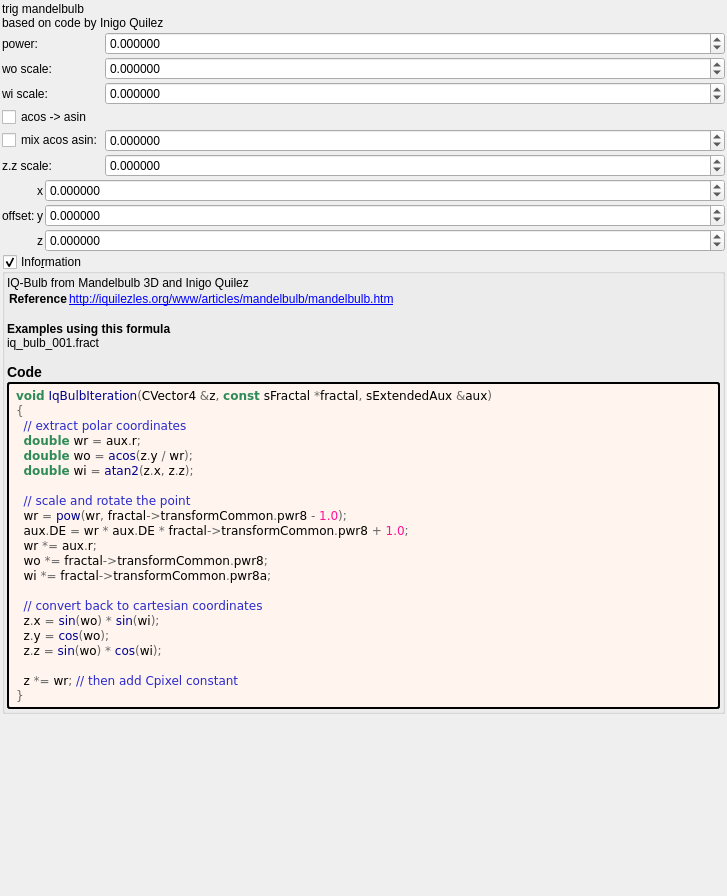
<?xml version="1.0" encoding="UTF-8"?>
<ui version="4.0">
 <class>Form</class>
 <widget class="QWidget" name="Form">
  <property name="geometry">
   <rect>
    <x>0</x>
    <y>0</y>
    <width>727</width>
    <height>896</height>
   </rect>
  </property>
  <property name="windowTitle">
   <string notr="true">iq_bulb</string>
  </property>
  <layout class="QVBoxLayout" name="verticalLayout">
   <property name="spacing">
    <number>2</number>
   </property>
   <property name="leftMargin">
    <number>2</number>
   </property>
   <property name="topMargin">
    <number>2</number>
   </property>
   <property name="rightMargin">
    <number>2</number>
   </property>
   <property name="bottomMargin">
    <number>2</number>
   </property>
   <item>
    <widget class="QLabel" name="label_9">
     <property name="text">
      <string>trig mandelbulb
based on code by Inigo Quilez</string>
     </property>
    </widget>
   </item>
   <item>
    <layout class="QGridLayout" name="gridLayout_3" columnstretch="0,1">
     <property name="spacing">
      <number>2</number>
     </property>
     <item row="4" column="1" rowspan="2">
      <widget class="MyDoubleSpinBox" name="spinbox_transf_scale_0">
       <property name="sizePolicy">
        <sizepolicy hsizetype="Minimum" vsizetype="Maximum">
         <horstretch>0</horstretch>
         <verstretch>0</verstretch>
        </sizepolicy>
       </property>
       <property name="prefix">
        <string/>
       </property>
       <property name="suffix">
        <string/>
       </property>
       <property name="decimals">
        <number>6</number>
       </property>
       <property name="minimum">
        <double>-99.989999999999995</double>
       </property>
       <property name="maximum">
        <double>99.989999999999995</double>
       </property>
       <property name="singleStep">
        <double>0.100000000000000</double>
       </property>
      </widget>
     </item>
     <item row="1" column="0">
      <widget class="QLabel" name="label_12">
       <property name="text">
        <string>wo scale:</string>
       </property>
      </widget>
     </item>
     <item row="4" column="0" rowspan="2">
      <widget class="MyCheckBox" name="checkBox_transf_function_enabledA_false">
       <property name="text">
        <string>mix acos asin:</string>
       </property>
      </widget>
     </item>
     <item row="0" column="1">
      <widget class="MyDoubleSpinBox" name="spinbox_power">
       <property name="sizePolicy">
        <sizepolicy hsizetype="Minimum" vsizetype="Maximum">
         <horstretch>0</horstretch>
         <verstretch>0</verstretch>
        </sizepolicy>
       </property>
       <property name="prefix">
        <string/>
       </property>
       <property name="suffix">
        <string/>
       </property>
       <property name="decimals">
        <number>6</number>
       </property>
       <property name="minimum">
        <double>-99.989999999999995</double>
       </property>
       <property name="maximum">
        <double>99.989999999999995</double>
       </property>
       <property name="singleStep">
        <double>0.100000000000000</double>
       </property>
      </widget>
     </item>
     <item row="2" column="1">
      <widget class="MyDoubleSpinBox" name="spinbox_transf_scaleA_1">
       <property name="sizePolicy">
        <sizepolicy hsizetype="Minimum" vsizetype="Maximum">
         <horstretch>0</horstretch>
         <verstretch>0</verstretch>
        </sizepolicy>
       </property>
       <property name="prefix">
        <string/>
       </property>
       <property name="suffix">
        <string/>
       </property>
       <property name="decimals">
        <number>6</number>
       </property>
       <property name="minimum">
        <double>-99.989999999999995</double>
       </property>
       <property name="maximum">
        <double>99.989999999999995</double>
       </property>
       <property name="singleStep">
        <double>0.100000000000000</double>
       </property>
      </widget>
     </item>
     <item row="3" column="0">
      <widget class="MyCheckBox" name="checkBox_transf_function_enabled_false">
       <property name="text">
        <string>acos -&gt; asin</string>
       </property>
      </widget>
     </item>
     <item row="0" column="0">
      <widget class="QLabel" name="label_14">
       <property name="text">
        <string>power:</string>
       </property>
      </widget>
     </item>
     <item row="1" column="1">
      <widget class="MyDoubleSpinBox" name="spinbox_transf_scaleB_1">
       <property name="sizePolicy">
        <sizepolicy hsizetype="Minimum" vsizetype="Maximum">
         <horstretch>0</horstretch>
         <verstretch>0</verstretch>
        </sizepolicy>
       </property>
       <property name="prefix">
        <string/>
       </property>
       <property name="suffix">
        <string/>
       </property>
       <property name="decimals">
        <number>6</number>
       </property>
       <property name="minimum">
        <double>-99.989999999999995</double>
       </property>
       <property name="maximum">
        <double>99.989999999999995</double>
       </property>
       <property name="singleStep">
        <double>0.100000000000000</double>
       </property>
      </widget>
     </item>
     <item row="2" column="0">
      <widget class="QLabel" name="label_15">
       <property name="text">
        <string>wi scale:</string>
       </property>
      </widget>
     </item>
     <item row="6" column="1">
      <widget class="MyDoubleSpinBox" name="spinbox_transf_scale_1">
       <property name="sizePolicy">
        <sizepolicy hsizetype="Minimum" vsizetype="Maximum">
         <horstretch>0</horstretch>
         <verstretch>0</verstretch>
        </sizepolicy>
       </property>
       <property name="prefix">
        <string/>
       </property>
       <property name="suffix">
        <string/>
       </property>
       <property name="decimals">
        <number>6</number>
       </property>
       <property name="minimum">
        <double>-99.989999999999995</double>
       </property>
       <property name="maximum">
        <double>99.989999999999995</double>
       </property>
       <property name="singleStep">
        <double>0.100000000000000</double>
       </property>
      </widget>
     </item>
     <item row="6" column="0">
      <widget class="QLabel" name="label_10">
       <property name="text">
        <string>z.z scale:</string>
       </property>
      </widget>
     </item>
    </layout>
   </item>
   <item>
    <layout class="QGridLayout" name="gridLayout_15" columnstretch="0,0,1">
     <property name="spacing">
      <number>2</number>
     </property>
     <item row="2" column="2">
      <widget class="MyDoubleSpinBox" name="spinbox3_transf_offset_000_z">
       <property name="sizePolicy">
        <sizepolicy hsizetype="Minimum" vsizetype="Maximum">
         <horstretch>0</horstretch>
         <verstretch>0</verstretch>
        </sizepolicy>
       </property>
       <property name="prefix">
        <string/>
       </property>
       <property name="suffix">
        <string/>
       </property>
       <property name="decimals">
        <number>6</number>
       </property>
       <property name="minimum">
        <double>-99.989999999999995</double>
       </property>
       <property name="maximum">
        <double>99.989999999999995</double>
       </property>
       <property name="singleStep">
        <double>0.100000000000000</double>
       </property>
      </widget>
     </item>
     <item row="1" column="2">
      <widget class="MyDoubleSpinBox" name="spinbox3_transf_offset_000_y">
       <property name="sizePolicy">
        <sizepolicy hsizetype="Minimum" vsizetype="Maximum">
         <horstretch>0</horstretch>
         <verstretch>0</verstretch>
        </sizepolicy>
       </property>
       <property name="prefix">
        <string/>
       </property>
       <property name="suffix">
        <string/>
       </property>
       <property name="decimals">
        <number>6</number>
       </property>
       <property name="minimum">
        <double>-99.989999999999995</double>
       </property>
       <property name="maximum">
        <double>99.989999999999995</double>
       </property>
       <property name="singleStep">
        <double>0.100000000000000</double>
       </property>
      </widget>
     </item>
     <item row="0" column="2">
      <widget class="MyDoubleSpinBox" name="spinbox3_transf_offset_000_x">
       <property name="sizePolicy">
        <sizepolicy hsizetype="Minimum" vsizetype="Maximum">
         <horstretch>0</horstretch>
         <verstretch>0</verstretch>
        </sizepolicy>
       </property>
       <property name="prefix">
        <string/>
       </property>
       <property name="suffix">
        <string/>
       </property>
       <property name="decimals">
        <number>6</number>
       </property>
       <property name="minimum">
        <double>-99.989999999999995</double>
       </property>
       <property name="maximum">
        <double>99.989999999999995</double>
       </property>
       <property name="singleStep">
        <double>0.100000000000000</double>
       </property>
      </widget>
     </item>
     <item row="0" column="1">
      <widget class="QLabel" name="label_115">
       <property name="text">
        <string notr="true">x</string>
       </property>
      </widget>
     </item>
     <item row="1" column="1">
      <widget class="QLabel" name="label_122">
       <property name="text">
        <string notr="true">y</string>
       </property>
      </widget>
     </item>
     <item row="2" column="1">
      <widget class="QLabel" name="label_123">
       <property name="text">
        <string notr="true">z</string>
       </property>
      </widget>
     </item>
     <item row="0" column="0" rowspan="3">
      <widget class="QLabel" name="label_264">
       <property name="text">
        <string>offset:</string>
       </property>
      </widget>
     </item>
    </layout>
   </item>
   <item>
    <widget class="MyGroupBox" name="groupCheck_info">
     <property name="title">
      <string>Info&amp;rmation</string>
     </property>
     <property name="flat">
      <bool>false</bool>
     </property>
     <property name="checkable">
      <bool>true</bool>
     </property>
     <layout class="QVBoxLayout" name="verticalLayout_2">
      <property name="spacing">
       <number>2</number>
      </property>
      <property name="leftMargin">
       <number>2</number>
      </property>
      <property name="topMargin">
       <number>2</number>
      </property>
      <property name="rightMargin">
       <number>2</number>
      </property>
      <property name="bottomMargin">
       <number>2</number>
      </property>
      <item>
       <widget class="QLabel" name="label_information_general">
        <property name="text">
         <string notr="true">&lt;p&gt;IQ-Bulb from Mandelbulb 3D and Inigo Quilez&lt;/p&gt;&lt;table&gt;
&lt;tr&gt;&lt;th&gt;Reference&lt;/th&gt;&lt;td&gt;&lt;a href=&quot;http://iquilezles.org/www/articles/mandelbulb/mandelbulb.htm&quot;&gt;http://iquilezles.org/www/articles/mandelbulb/mandelbulb.htm&lt;br&gt;
&lt;/td&gt;&lt;/tr&gt;
&lt;/table&gt;
&lt;br&gt;&lt;b&gt;Examples using this formula&lt;/b&gt;&lt;br&gt;iq_bulb_001.fract&lt;h3&gt;Code&lt;/h3&gt;</string>
        </property>
        <property name="wordWrap">
         <bool>true</bool>
        </property>
        <property name="openExternalLinks">
         <bool>true</bool>
        </property>
        <property name="textInteractionFlags">
         <set>Qt::LinksAccessibleByMouse|Qt::TextSelectableByMouse</set>
        </property>
       </widget>
      </item>
      <item>
       <widget class="QLabel" name="label_code_content">
        <property name="styleSheet">
         <string notr="true">border-style: outset; border-width: 2px; border-radius: 3px; border-color: black; background-color: #fff5ee; padding: 4px;</string>
        </property>
        <property name="text">
         <string notr="true">&lt;body style=&quot;background-color:#fff5ee&quot;&gt;
&lt;pre style=&quot;color:#000000; background-color:#fff5ee;  font-family:'Courier New',monospace;&quot;&gt;&lt;span style=&quot;color:#2e8b57; font-weight:bold&quot;&gt;void&lt;/span&gt; &lt;span style=&quot;color:#00008f&quot;&gt;IqBulbIteration&lt;/span&gt;&lt;span style=&quot;color:#676767&quot;&gt;(&lt;/span&gt;CVector4 &lt;span style=&quot;color:#676767&quot;&gt;&amp;amp;&lt;/span&gt;z&lt;span style=&quot;color:#676767&quot;&gt;,&lt;/span&gt; &lt;span style=&quot;color:#2e8b57; font-weight:bold&quot;&gt;const&lt;/span&gt; sFractal &lt;span style=&quot;color:#676767&quot;&gt;*&lt;/span&gt;fractal&lt;span style=&quot;color:#676767&quot;&gt;,&lt;/span&gt; sExtendedAux &lt;span style=&quot;color:#676767&quot;&gt;&amp;amp;&lt;/span&gt;aux&lt;span style=&quot;color:#676767&quot;&gt;)&lt;/span&gt;
&lt;span style=&quot;color:#676767&quot;&gt;{&lt;/span&gt;
  &lt;span style=&quot;color:#2929cc&quot;&gt;// extract polar coordinates&lt;/span&gt;
  &lt;span style=&quot;color:#2e8b57; font-weight:bold&quot;&gt;double&lt;/span&gt; wr &lt;span style=&quot;color:#676767&quot;&gt;=&lt;/span&gt; aux&lt;span style=&quot;color:#676767&quot;&gt;.&lt;/span&gt;r&lt;span style=&quot;color:#676767&quot;&gt;;&lt;/span&gt;
  &lt;span style=&quot;color:#2e8b57; font-weight:bold&quot;&gt;double&lt;/span&gt; wo &lt;span style=&quot;color:#676767&quot;&gt;=&lt;/span&gt; &lt;span style=&quot;color:#00008f&quot;&gt;acos&lt;/span&gt;&lt;span style=&quot;color:#676767&quot;&gt;(&lt;/span&gt;z&lt;span style=&quot;color:#676767&quot;&gt;.&lt;/span&gt;y &lt;span style=&quot;color:#676767&quot;&gt;/&lt;/span&gt; wr&lt;span style=&quot;color:#676767&quot;&gt;);&lt;/span&gt;
  &lt;span style=&quot;color:#2e8b57; font-weight:bold&quot;&gt;double&lt;/span&gt; wi &lt;span style=&quot;color:#676767&quot;&gt;=&lt;/span&gt; &lt;span style=&quot;color:#00008f&quot;&gt;atan2&lt;/span&gt;&lt;span style=&quot;color:#676767&quot;&gt;(&lt;/span&gt;z&lt;span style=&quot;color:#676767&quot;&gt;.&lt;/span&gt;x&lt;span style=&quot;color:#676767&quot;&gt;,&lt;/span&gt; z&lt;span style=&quot;color:#676767&quot;&gt;.&lt;/span&gt;z&lt;span style=&quot;color:#676767&quot;&gt;);&lt;/span&gt;

  &lt;span style=&quot;color:#2929cc&quot;&gt;// scale and rotate the point&lt;/span&gt;
  wr &lt;span style=&quot;color:#676767&quot;&gt;=&lt;/span&gt; &lt;span style=&quot;color:#00008f&quot;&gt;pow&lt;/span&gt;&lt;span style=&quot;color:#676767&quot;&gt;(&lt;/span&gt;wr&lt;span style=&quot;color:#676767&quot;&gt;,&lt;/span&gt; fractal&lt;span style=&quot;color:#676767&quot;&gt;-&amp;gt;&lt;/span&gt;transformCommon&lt;span style=&quot;color:#676767&quot;&gt;.&lt;/span&gt;pwr8 &lt;span style=&quot;color:#676767&quot;&gt;-&lt;/span&gt; &lt;span style=&quot;color:#ff1493&quot;&gt;1.0&lt;/span&gt;&lt;span style=&quot;color:#676767&quot;&gt;);&lt;/span&gt;
  aux&lt;span style=&quot;color:#676767&quot;&gt;.&lt;/span&gt;DE &lt;span style=&quot;color:#676767&quot;&gt;=&lt;/span&gt; wr &lt;span style=&quot;color:#676767&quot;&gt;*&lt;/span&gt; aux&lt;span style=&quot;color:#676767&quot;&gt;.&lt;/span&gt;DE &lt;span style=&quot;color:#676767&quot;&gt;*&lt;/span&gt; fractal&lt;span style=&quot;color:#676767&quot;&gt;-&amp;gt;&lt;/span&gt;transformCommon&lt;span style=&quot;color:#676767&quot;&gt;.&lt;/span&gt;pwr8 &lt;span style=&quot;color:#676767&quot;&gt;+&lt;/span&gt; &lt;span style=&quot;color:#ff1493&quot;&gt;1.0&lt;/span&gt;&lt;span style=&quot;color:#676767&quot;&gt;;&lt;/span&gt;
  wr &lt;span style=&quot;color:#676767&quot;&gt;*=&lt;/span&gt; aux&lt;span style=&quot;color:#676767&quot;&gt;.&lt;/span&gt;r&lt;span style=&quot;color:#676767&quot;&gt;;&lt;/span&gt;
  wo &lt;span style=&quot;color:#676767&quot;&gt;*=&lt;/span&gt; fractal&lt;span style=&quot;color:#676767&quot;&gt;-&amp;gt;&lt;/span&gt;transformCommon&lt;span style=&quot;color:#676767&quot;&gt;.&lt;/span&gt;pwr8&lt;span style=&quot;color:#676767&quot;&gt;;&lt;/span&gt;
  wi &lt;span style=&quot;color:#676767&quot;&gt;*=&lt;/span&gt; fractal&lt;span style=&quot;color:#676767&quot;&gt;-&amp;gt;&lt;/span&gt;transformCommon&lt;span style=&quot;color:#676767&quot;&gt;.&lt;/span&gt;pwr8a&lt;span style=&quot;color:#676767&quot;&gt;;&lt;/span&gt;

  &lt;span style=&quot;color:#2929cc&quot;&gt;// convert back to cartesian coordinates&lt;/span&gt;
  z&lt;span style=&quot;color:#676767&quot;&gt;.&lt;/span&gt;x &lt;span style=&quot;color:#676767&quot;&gt;=&lt;/span&gt; &lt;span style=&quot;color:#00008f&quot;&gt;sin&lt;/span&gt;&lt;span style=&quot;color:#676767&quot;&gt;(&lt;/span&gt;wo&lt;span style=&quot;color:#676767&quot;&gt;) *&lt;/span&gt; &lt;span style=&quot;color:#00008f&quot;&gt;sin&lt;/span&gt;&lt;span style=&quot;color:#676767&quot;&gt;(&lt;/span&gt;wi&lt;span style=&quot;color:#676767&quot;&gt;);&lt;/span&gt;
  z&lt;span style=&quot;color:#676767&quot;&gt;.&lt;/span&gt;y &lt;span style=&quot;color:#676767&quot;&gt;=&lt;/span&gt; &lt;span style=&quot;color:#00008f&quot;&gt;cos&lt;/span&gt;&lt;span style=&quot;color:#676767&quot;&gt;(&lt;/span&gt;wo&lt;span style=&quot;color:#676767&quot;&gt;);&lt;/span&gt;
  z&lt;span style=&quot;color:#676767&quot;&gt;.&lt;/span&gt;z &lt;span style=&quot;color:#676767&quot;&gt;=&lt;/span&gt; &lt;span style=&quot;color:#00008f&quot;&gt;sin&lt;/span&gt;&lt;span style=&quot;color:#676767&quot;&gt;(&lt;/span&gt;wo&lt;span style=&quot;color:#676767&quot;&gt;) *&lt;/span&gt; &lt;span style=&quot;color:#00008f&quot;&gt;cos&lt;/span&gt;&lt;span style=&quot;color:#676767&quot;&gt;(&lt;/span&gt;wi&lt;span style=&quot;color:#676767&quot;&gt;);&lt;/span&gt;

  z &lt;span style=&quot;color:#676767&quot;&gt;*=&lt;/span&gt; wr&lt;span style=&quot;color:#676767&quot;&gt;;&lt;/span&gt; &lt;span style=&quot;color:#2929cc&quot;&gt;// then add Cpixel constant&lt;/span&gt;
&lt;span style=&quot;color:#676767&quot;&gt;}&lt;/span&gt;
&lt;/pre&gt;
&lt;/body&gt;</string>
        </property>
        <property name="wordWrap">
         <bool>true</bool>
        </property>
        <property name="openExternalLinks">
         <bool>true</bool>
        </property>
        <property name="textInteractionFlags">
         <set>Qt::LinksAccessibleByMouse|Qt::TextSelectableByMouse</set>
        </property>
       </widget>
      </item>
     </layout>
    </widget>
   </item>
   <item>
    <spacer name="verticalSpacer">
     <property name="orientation">
      <enum>Qt::Vertical</enum>
     </property>
     <property name="sizeHint" stdset="0">
      <size>
       <width>20</width>
       <height>40</height>
      </size>
     </property>
    </spacer>
   </item>
  </layout>
 </widget>
 <customwidgets>
  <customwidget>
   <class>MyGroupBox</class>
   <extends>QGroupBox</extends>
   <header>my_group_box.h</header>
   <container>1</container>
  </customwidget>
  <customwidget>
   <class>MyDoubleSpinBox</class>
   <extends>QDoubleSpinBox</extends>
   <header>my_double_spin_box.h</header>
  </customwidget>
  <customwidget>
   <class>MyCheckBox</class>
   <extends>QCheckBox</extends>
   <header>my_check_box.h</header>
  </customwidget>
 </customwidgets>
 <tabstops>
  <tabstop>groupCheck_info</tabstop>
 </tabstops>
 <resources/>
 <connections>
  <connection>
   <sender>checkBox_transf_function_enabledA_false</sender>
   <signal>toggled(bool)</signal>
   <receiver>checkBox_transf_function_enabled_false</receiver>
   <slot>setDisabled(bool)</slot>
   <hints>
    <hint type="sourcelabel">
     <x>71</x>
     <y>160</y>
    </hint>
    <hint type="destinationlabel">
     <x>106</x>
     <y>136</y>
    </hint>
   </hints>
  </connection>
 </connections>
</ui>
